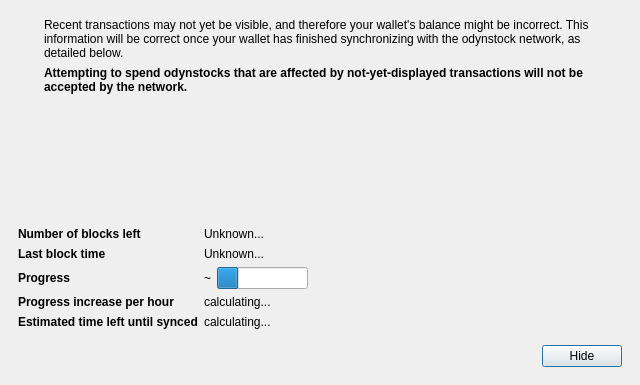
<?xml version="1.0" encoding="UTF-8"?>
<ui version="4.0">
 <class>ModalOverlay</class>
 <widget class="ModalOverlay" name="ModalOverlay">
  <property name="geometry">
   <rect>
    <x>0</x>
    <y>0</y>
    <width>640</width>
    <height>385</height>
   </rect>
  </property>
  <property name="windowTitle">
   <string>Form</string>
  </property>
  <layout class="QVBoxLayout" name="verticalLayout" stretch="0">
   <property name="sizeConstraint">
    <enum>QLayout::SetDefaultConstraint</enum>
   </property>
   <property name="leftMargin">
    <number>0</number>
   </property>
   <property name="topMargin">
    <number>0</number>
   </property>
   <property name="rightMargin">
    <number>0</number>
   </property>
   <property name="bottomMargin">
    <number>0</number>
   </property>
   <item>
    <widget class="QWidget" name="progressBackground" native="true">
     <layout class="QVBoxLayout" name="progressLayout" stretch="1">
      <item>
       <widget class="QWidget" name="progressContent" native="true">
        <layout class="QVBoxLayout" name="progressLayoutInner" stretch="1,0,0,0">
         <item>
          <layout class="QHBoxLayout" name="iconTextLayout" stretch="0,1">
           <item>
            <layout class="QVBoxLayout" name="iconLayout">
             <item>
              <widget class="QLabel" name="warningIconLabel">
               <property name="text">
                <string/>
               </property>
              </widget>
             </item>
             <item>
              <spacer name="verticalSpacerWarningIcon">
               <property name="orientation">
                <enum>Qt::Vertical</enum>
               </property>
               <property name="sizeHint" stdset="0">
                <size>
                 <width>20</width>
                 <height>40</height>
                </size>
               </property>
              </spacer>
             </item>
            </layout>
           </item>
           <item>
            <layout class="QVBoxLayout" name="verticalLayoutInfoText">
             <item>
              <widget class="QLabel" name="infoText">
               <property name="text">
                <string>Recent transactions may not yet be visible, and therefore your wallet's balance might be incorrect. This information will be correct once your wallet has finished synchronizing with the odynstock network, as detailed below.</string>
               </property>
               <property name="textFormat">
                <enum>Qt::RichText</enum>
               </property>
               <property name="wordWrap">
                <bool>true</bool>
               </property>
              </widget>
             </item>
             <item>
              <widget class="QLabel" name="infoTextStrong">
               <property name="font">
                <font>
                 <weight>75</weight>
                 <bold>true</bold>
                </font>
               </property>
               <property name="text">
                <string>Attempting to spend odynstocks that are affected by not-yet-displayed transactions will not be accepted by the network.</string>
               </property>
               <property name="textFormat">
                <enum>Qt::RichText</enum>
               </property>
               <property name="wordWrap">
                <bool>true</bool>
               </property>
              </widget>
             </item>
             <item>
              <spacer name="verticalSpacerInTextSpace">
               <property name="orientation">
                <enum>Qt::Vertical</enum>
               </property>
               <property name="sizeHint" stdset="0">
                <size>
                 <width>20</width>
                 <height>40</height>
                </size>
               </property>
              </spacer>
             </item>
            </layout>
           </item>
          </layout>
         </item>
         <item>
          <spacer name="verticalSpacerAfterText">
           <property name="orientation">
            <enum>Qt::Vertical</enum>
           </property>
           <property name="sizeHint" stdset="0">
            <size>
             <width>20</width>
             <height>40</height>
            </size>
           </property>
          </spacer>
         </item>
         <item>
          <layout class="QFormLayout" name="formLayout">
           <property name="fieldGrowthPolicy">
            <enum>QFormLayout::FieldsStayAtSizeHint</enum>
           </property>
           <property name="horizontalSpacing">
            <number>6</number>
           </property>
           <property name="verticalSpacing">
            <number>6</number>
           </property>
           <property name="topMargin">
            <number>10</number>
           </property>
           <item row="0" column="0">
            <widget class="QLabel" name="labelNumberOfBlocksLeft">
             <property name="font">
              <font>
               <weight>75</weight>
               <bold>true</bold>
              </font>
             </property>
             <property name="text">
              <string>Number of blocks left</string>
             </property>
            </widget>
           </item>
           <item row="0" column="1">
            <widget class="QLabel" name="numberOfBlocksLeft">
             <property name="text">
              <string>Unknown...</string>
             </property>
            </widget>
           </item>
           <item row="1" column="0">
            <widget class="QLabel" name="labelLastBlockTime">
             <property name="font">
              <font>
               <weight>75</weight>
               <bold>true</bold>
              </font>
             </property>
             <property name="text">
              <string>Last block time</string>
             </property>
            </widget>
           </item>
           <item row="1" column="1">
            <widget class="QLabel" name="newestBlockDate">
             <property name="sizePolicy">
              <sizepolicy hsizetype="Maximum" vsizetype="Preferred">
               <horstretch>0</horstretch>
               <verstretch>0</verstretch>
              </sizepolicy>
             </property>
             <property name="text">
              <string>Unknown...</string>
             </property>
            </widget>
           </item>
           <item row="2" column="0">
            <widget class="QLabel" name="labelSyncDone">
             <property name="font">
              <font>
               <weight>75</weight>
               <bold>true</bold>
              </font>
             </property>
             <property name="text">
              <string>Progress</string>
             </property>
            </widget>
           </item>
           <item row="2" column="1">
            <layout class="QHBoxLayout" name="horizontalLayoutSync" stretch="0,1">
             <item>
              <widget class="QLabel" name="percentageProgress">
               <property name="text">
                <string notr="true">~</string>
               </property>
              </widget>
             </item>
             <item>
              <widget class="QProgressBar" name="progressBar">
               <property name="value">
                <number>24</number>
               </property>
               <property name="format">
                <string/>
               </property>
              </widget>
             </item>
            </layout>
           </item>
           <item row="4" column="0">
            <widget class="QLabel" name="labelProgressIncrease">
             <property name="font">
              <font>
               <weight>75</weight>
               <bold>true</bold>
              </font>
             </property>
             <property name="text">
              <string>Progress increase per hour</string>
             </property>
            </widget>
           </item>
           <item row="4" column="1">
            <widget class="QLabel" name="progressIncreasePerH">
             <property name="text">
              <string>calculating...</string>
             </property>
            </widget>
           </item>
           <item row="5" column="0">
            <widget class="QLabel" name="labelEstimatedTimeLeft">
             <property name="font">
              <font>
               <weight>75</weight>
               <bold>true</bold>
              </font>
             </property>
             <property name="text">
              <string>Estimated time left until synced</string>
             </property>
            </widget>
           </item>
           <item row="5" column="1">
            <widget class="QLabel" name="expectedTimeLeft">
             <property name="text">
              <string>calculating...</string>
             </property>
            </widget>
           </item>
          </layout>
         </item>
         <item>
          <layout class="QHBoxLayout" name="horizontalLayoutButtons">
           <property name="leftMargin">
            <number>10</number>
           </property>
           <property name="topMargin">
            <number>10</number>
           </property>
           <item>
            <spacer name="horizontalSpacer">
             <property name="orientation">
              <enum>Qt::Horizontal</enum>
             </property>
             <property name="sizeHint" stdset="0">
              <size>
               <width>40</width>
               <height>20</height>
              </size>
             </property>
            </spacer>
           </item>
           <item>
            <widget class="QPushButton" name="closeButton">
             <property name="text">
              <string>Hide</string>
             </property>
             <property name="focusPolicy">
              <enum>Qt::StrongFocus</enum>
             </property>
             <property name="default">
              <bool>true</bool>
             </property>
            </widget>
           </item>
          </layout>
         </item>
        </layout>
       </widget>
      </item>
     </layout>
    </widget>
   </item>
  </layout>
 </widget>
 <customwidgets>
  <customwidget>
   <class>ModalOverlay</class>
   <extends>QWidget</extends>
   <header>modaloverlay.h</header>
   <container>1</container>
  </customwidget>
 </customwidgets>
 <resources/>
 <connections/>
</ui>
